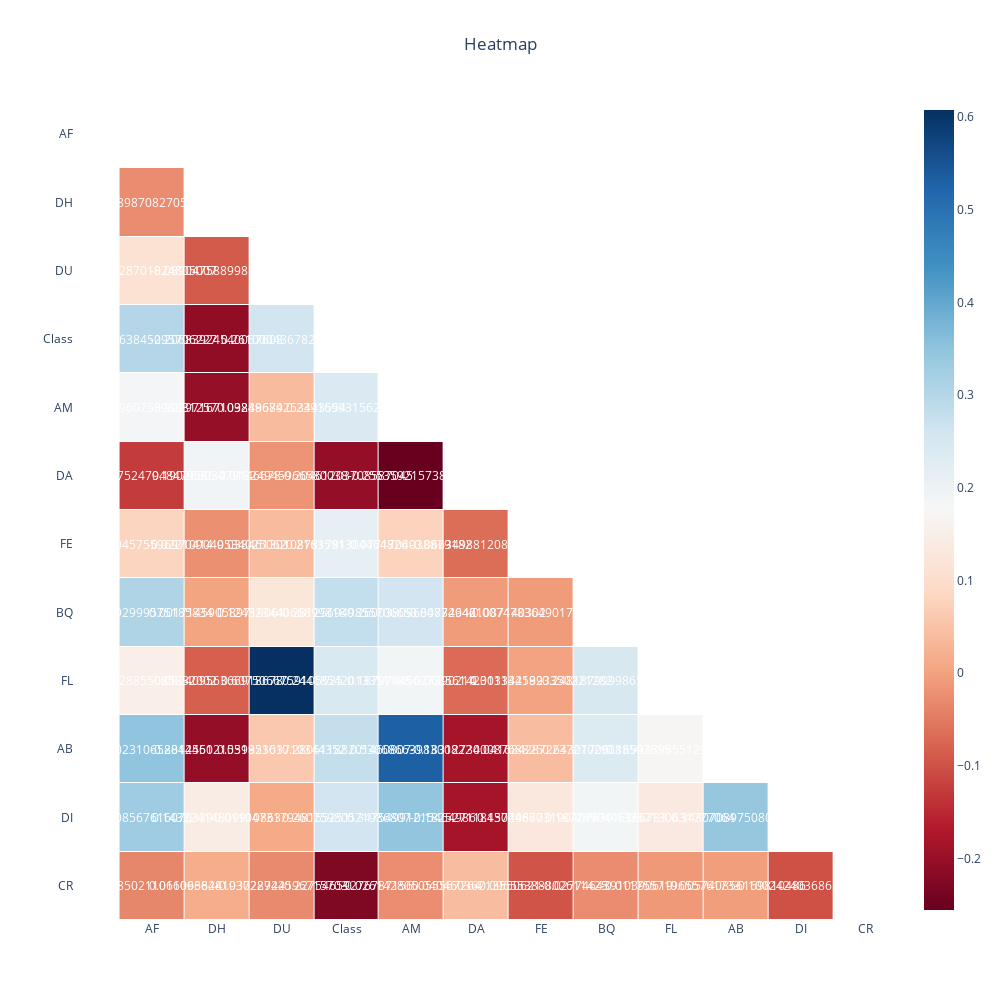

The code cell stored with this chart in its notebook:
### Code cell
nice_corrs = []
cols = scaled_df_corr.columns
corr_sc = scaled_df_corr.corr()
for i in cols:
    corr_i_j = corr_sc[abs(corr_sc)>0.2].loc['Class',i]
    if not np.isnan(corr_i_j):
        nice_corrs.append(i)

corrstosee = list(set(nice_corrs))


df_corr = scaled_df_corr[corrstosee]
corr = df_corr.corr()
mask = np.triu(np.ones_like(corr, dtype=bool))
df_mask = corr.mask(mask)

fig = ff.create_annotated_heatmap(z=df_mask.to_numpy(), 
                                  x=df_mask.columns.tolist(),
                                  y=df_mask.columns.tolist(),
                                  colorscale=px.colors.diverging.RdBu,
                                  hoverinfo="none", #Shows hoverinfo for null values
                                  showscale=True, ygap=1, xgap=1
                                 )

fig.update_xaxes(side="bottom")

fig.update_layout(
    title_text='Heatmap', 
    title_x=0.5, 
    width=1000, 
    height=1000,
    xaxis_showgrid=False,
    yaxis_showgrid=False,
    xaxis_zeroline=False,
    yaxis_zeroline=False,
    yaxis_autorange='reversed',
    template='plotly_white'
)

# NaN values are not handled automatically and are displayed in the figure
# So we need to get rid of the text manually
for i in range(len(fig.layout.annotations)):
    if fig.layout.annotations[i].text == 'nan':
        fig.layout.annotations[i].text = ""

fig.show()

### Figure 1 — Plotly figure (JSON) as saved in the notebook; plotly's stock layout.template omitted (floating-point values rounded to 4 significant figures; data arrays with more than 128 entries replaced by an {"elided": "..."} marker saying what was removed)
{"data": [{"colorscale": [[0, "rgb(103,0,31)"], [0.1, "rgb(178,24,43)"], [0.2, "rgb(214,96,77)"], [0.3, "rgb(244,165,130)"], [0.4, "rgb(253,219,199)"], [0.5, "rgb(247,247,247)"], [0.6, "rgb(209,229,240)"], [0.7, "rgb(146,197,222)"], [0.8, "rgb(67,147,195)"], [0.9, "rgb(33,102,172)"], [1, "rgb(5,48,97)"]], "hoverinfo": "none", "reversescale": false, "showscale": true, "type": "heatmap", "x": ["AF", "DH", "DU", "Class", "AM", "DA", "FE", "BQ", "FL", "AB", "DI", "CR"], "xgap": 1, "y": ["AF", "DH", "DU", "Class", "AM", "DA", "FE", "BQ", "FL", "AB", "DI", "CR"], "ygap": 1, "z": {"elided": "12x12 float values"}}], "layout": {"annotations": [{"font": {"color": "#FFFFFF"}, "showarrow": false, "text": "", "x": "AF", "xref": "x", "y": "AF", "yref": "y"}, {"font": {"color": "#FFFFFF"}, "showarrow": false, "text": "", "x": "DH", "xref": "x", "y": "AF", "yref": "y"}, {"font": {"color": "#FFFFFF"}, "showarrow": false, "text": "", "x": "DU", "xref": "x", "y": "AF", "yref": "y"}, {"font": {"color": "#FFFFFF"}, "showarrow": false, "text": "", "x": "Class", "xref": "x", "y": "AF", "yref": "y"}, {"font": {"color": "#FFFFFF"}, "showarrow": false, "text": "", "x": "AM", "xref": "x", "y": "AF", "yref": "y"}, {"font": {"color": "#FFFFFF"}, "showarrow": false, "text": "", "x": "DA", "xref": "x", "y": "AF", "yref": "y"}, {"font": {"color": "#FFFFFF"}, "showarrow": false, "text": "", "x": "FE", "xref": "x", "y": "AF", "yref": "y"}, {"font": {"color": "#FFFFFF"}, "showarrow": false, "text": "", "x": "BQ", "xref": "x", "y": "AF", "yref": "y"}, {"font": {"color": "#FFFFFF"}, "showarrow": false, "text": "", "x": "FL", "xref": "x", "y": "AF", "yref": "y"}, {"font": {"color": "#FFFFFF"}, "showarrow": false, "text": "", "x": "AB", "xref": "x", "y": "AF", "yref": "y"}, {"font": {"color": "#FFFFFF"}, "showarrow": false, "text": "", "x": "DI", "xref": "x", "y": "AF", "yref": "y"}, {"font": {"color": "#FFFFFF"}, "showarrow": false, "text": "", "x": "CR", "xref": "x", "y": "AF", "yref": "y"}, {"font": {"color": "#FFFFFF"}, "showarrow": false, "text": "-0.027898708270576868", "x": "AF", "xref": "x", "y": "DH", "yref": "y"}, {"font": {"color": "#FFFFFF"}, "showarrow": false, "text": "", "x": "DH", "xref": "x", "y": "DH", "yref": "y"}, {"font": {"color": "#FFFFFF"}, "showarrow": false, "text": "", "x": "DU", "xref": "x", "y": "DH", "yref": "y"}, {"font": {"color": "#FFFFFF"}, "showarrow": false, "text": "", "x": "Class", "xref": "x", "y": "DH", "yref": "y"}, {"font": {"color": "#FFFFFF"}, "showarrow": false, "text": "", "x": "AM", "xref": "x", "y": "DH", "yref": "y"}, {"font": {"color": "#FFFFFF"}, "showarrow": false, "text": "", "x": "DA", "xref": "x", "y": "DH", "yref": "y"}, {"font": {"color": "#FFFFFF"}, "showarrow": false, "text": "", "x": "FE", "xref": "x", "y": "DH", "yref": "y"}, {"font": {"color": "#FFFFFF"}, "showarrow": false, "text": "", "x": "BQ", "xref": "x", "y": "DH", "yref": "y"}, {"font": {"color": "#FFFFFF"}, "showarrow": false, "text": "", "x": "FL", "xref": "x", "y": "DH", "yref": "y"}, {"font": {"color": "#FFFFFF"}, "showarrow": false, "text": "", "x": "AB", "xref": "x", "y": "DH", "yref": "y"}, {"font": {"color": "#FFFFFF"}, "showarrow": false, "text": "", "x": "DI", "xref": "x", "y": "DH", "yref": "y"}, {"font": {"color": "#FFFFFF"}, "showarrow": false, "text": "", "x": "CR", "xref": "x", "y": "DH", "yref": "y"}, {"font": {"color": "#FFFFFF"}, "showarrow": false, "text": "0.11028701824805007", "x": "AF", "xref": "x", "y": "DU", "yref": "y"}, {"font": {"color": "#FFFFFF"}, "showarrow": false, "text": "-0.08904758899856209", "x": "DH", "xref": "x", "y": "DU", "yref": "y"}, {"font": {"color": "#FFFFFF"}, "showarrow": false, "text": "", "x": "DU", "xref": "x", "y": "DU", "yref": "y"}, {"font": {"color": "#FFFFFF"}, "showarrow": false, "text": "", "x": "Class", "xref": "x", "y": "DU", "yref": "y"}, {"font": {"color": "#FFFFFF"}, "showarrow": false, "text": "", "x": "AM", "xref": "x", "y": "DU", "yref": "y"}, {"font": {"color": "#FFFFFF"}, "showarrow": false, "text": "", "x": "DA", "xref": "x", "y": "DU", "yref": "y"}, {"font": {"color": "#FFFFFF"}, "showarrow": false, "text": "", "x": "FE", "xref": "x", "y": "DU", "yref": "y"}, {"font": {"color": "#FFFFFF"}, "showarrow": false, "text": "", "x": "BQ", "xref": "x", "y": "DU", "yref": "y"}, {"font": {"color": "#FFFFFF"}, "showarrow": false, "text": "", "x": "FL", "xref": "x", "y": "DU", "yref": "y"}, {"font": {"color": "#FFFFFF"}, "showarrow": false, "text": "", "x": "AB", "xref": "x", "y": "DU", "yref": "y"}, {"font": {"color": "#FFFFFF"}, "showarrow": false, "text": "", "x": "DI", "xref": "x", "y": "DU", "yref": "y"}, {"font": {"color": "#FFFFFF"}, "showarrow": false, "text": "", "x": "CR", "xref": "x", "y": "DU", "yref": "y"}, {"font": {"color": "#FFFFFF"}, "showarrow": false, "text": "0.30263845295706227", "x": "AF", "xref": "x", "y": "Class", "yref": "y"}, {"font": {"color": "#FFFFFF"}, "showarrow": false, "text": "-0.20683924540057608", "x": "DH", "xref": "x", "y": "Class", "yref": "y"}, {"font": {"color": "#FFFFFF"}, "showarrow": false, "text": "0.2610004367827833", "x": "DU", "xref": "x", "y": "Class", "yref": "y"}, {"font": {"color": "#FFFFFF"}, "showarrow": false, "text": "", "x": "Class", "xref": "x", "y": "Class", "yref": "y"}, {"font": {"color": "#FFFFFF"}, "showarrow": false, "text": "", "x": "AM", "xref": "x", "y": "Class", "yref": "y"}, {"font": {"color": "#FFFFFF"}, "showarrow": false, "text": "", "x": "DA", "xref": "x", "y": "Class", "yref": "y"}, {"font": {"color": "#FFFFFF"}, "showarrow": false, "text": "", "x": "FE", "xref": "x", "y": "Class", "yref": "y"}, {"font": {"color": "#FFFFFF"}, "showarrow": false, "text": "", "x": "BQ", "xref": "x", "y": "Class", "yref": "y"}, {"font": {"color": "#FFFFFF"}, "showarrow": false, "text": "", "x": "FL", "xref": "x", "y": "Class", "yref": "y"}, {"font": {"color": "#FFFFFF"}, "showarrow": false, "text": "", "x": "AB", "xref": "x", "y": "Class", "yref": "y"}, {"font": {"color": "#FFFFFF"}, "showarrow": false, "text": "", "x": "DI", "xref": "x", "y": "Class", "yref": "y"}, {"font": {"color": "#FFFFFF"}, "showarrow": false, "text": "", "x": "CR", "xref": "x", "y": "Class", "yref": "y"}, {"font": {"color": "#FFFFFF"}, "showarrow": false, "text": "0.18396075896831257", "x": "AF", "xref": "x", "y": "AM", "yref": "y"}, {"font": {"color": "#FFFFFF"}, "showarrow": false, "text": "-0.20297167109289674", "x": "DH", "xref": "x", "y": "AM", "yref": "y"}, {"font": {"color": "#FFFFFF"}, "showarrow": false, "text": "0.03848689253443554", "x": "DU", "xref": "x", "y": "AM", "yref": "y"}, {"font": {"color": "#FFFFFF"}, "showarrow": false, "text": "0.2391699315624165", "x": "Class", "xref": "x", "y": "AM", "yref": "y"}, {"font": {"color": "#FFFFFF"}, "showarrow": false, "text": "", "x": "AM", "xref": "x", "y": "AM", "yref": "y"}, {"font": {"color": "#FFFFFF"}, "showarrow": false, "text": "", "x": "DA", "xref": "x", "y": "AM", "yref": "y"}, {"font": {"color": "#FFFFFF"}, "showarrow": false, "text": "", "x": "FE", "xref": "x", "y": "AM", "yref": "y"}, {"font": {"color": "#FFFFFF"}, "showarrow": false, "text": "", "x": "BQ", "xref": "x", "y": "AM", "yref": "y"}, {"font": {"color": "#FFFFFF"}, "showarrow": false, "text": "", "x": "FL", "xref": "x", "y": "AM", "yref": "y"}, {"font": {"color": "#FFFFFF"}, "showarrow": false, "text": "", "x": "AB", "xref": "x", "y": "AM", "yref": "y"}, {"font": {"color": "#FFFFFF"}, "showarrow": false, "text": "", "x": "DI", "xref": "x", "y": "AM", "yref": "y"}, {"font": {"color": "#FFFFFF"}, "showarrow": false, "text": "", "x": "CR", "xref": "x", "y": "AM", "yref": "y"}, {"font": {"color": "#FFFFFF"}, "showarrow": false, "text": "-0.1275247948479586", "x": "AF", "xref": "x", "y": "DA", "yref": "y"}, {"font": {"color": "#FFFFFF"}, "showarrow": false, "text": "0.19026803479146678", "x": "DH", "xref": "x", "y": "DA", "yref": "y"}, {"font": {"color": "#FFFFFF"}, "showarrow": false, "text": "-0.01824945966580038", "x": "DU", "xref": "x", "y": "DA", "yref": "y"}, {"font": {"color": "#FFFFFF"}, "showarrow": false, "text": "-0.20461203708587045", "x": "Class", "xref": "x", "y": "DA", "yref": "y"}, {"font": {"color": "#FFFFFF"}, "showarrow": false, "text": "-0.2553592157386955", "x": "AM", "xref": "x", "y": "DA", "yref": "y"}, {"font": {"color": "#FFFFFF"}, "showarrow": false, "text": "", "x": "DA", "xref": "x", "y": "DA", "yref": "y"}, {"font": {"color": "#FFFFFF"}, "showarrow": false, "text": "", "x": "FE", "xref": "x", "y": "DA", "yref": "y"}, {"font": {"color": "#FFFFFF"}, "showarrow": false, "text": "", "x": "BQ", "xref": "x", "y": "DA", "yref": "y"}, {"font": {"color": "#FFFFFF"}, "showarrow": false, "text": "", "x": "FL", "xref": "x", "y": "DA", "yref": "y"}, {"font": {"color": "#FFFFFF"}, "showarrow": false, "text": "", "x": "AB", "xref": "x", "y": "DA", "yref": "y"}, {"font": {"color": "#FFFFFF"}, "showarrow": false, "text": "", "x": "DI", "xref": "x", "y": "DA", "yref": "y"}, {"font": {"color": "#FFFFFF"}, "showarrow": false, "text": "", "x": "CR", "xref": "x", "y": "DA", "yref": "y"}, {"font": {"color": "#FFFFFF"}, "showarrow": false, "text": "0.0804575596970414", "x": "AF", "xref": "x", "y": "FE", "yref": "y"}, {"font": {"color": "#FFFFFF"}, "showarrow": false, "text": "-0.022109049534025062", "x": "DH", "xref": "x", "y": "FE", "yref": "y"}, {"font": {"color": "#FFFFFF"}, "showarrow": false, "text": "0.03846130108781781", "x": "DU", "xref": "x", "y": "FE", "yref": "y"}, {"font": {"color": "#FFFFFF"}, "showarrow": false, "text": "0.2163591304464826", "x": "Class", "xref": "x", "y": "FE", "yref": "y"}, {"font": {"color": "#FFFFFF"}, "showarrow": false, "text": "0.0771704038879182", "x": "AM", "xref": "x", "y": "FE", "yref": "y"}, {"font": {"color": "#FFFFFF"}, "showarrow": false, "text": "-0.06634988120861691", "x": "DA", "xref": "x", "y": "FE", "yref": "y"}, {"font": {"color": "#FFFFFF"}, "showarrow": false, "text": "", "x": "FE", "xref": "x", "y": "FE", "yref": "y"}, {"font": {"color": "#FFFFFF"}, "showarrow": false, "text": "", "x": "BQ", "xref": "x", "y": "FE", "yref": "y"}, {"font": {"color": "#FFFFFF"}, "showarrow": false, "text": "", "x": "FL", "xref": "x", "y": "FE", "yref": "y"}, {"font": {"color": "#FFFFFF"}, "showarrow": false, "text": "", "x": "AB", "xref": "x", "y": "FE", "yref": "y"}, {"font": {"color": "#FFFFFF"}, "showarrow": false, "text": "", "x": "DI", "xref": "x", "y": "FE", "yref": "y"}, {"font": {"color": "#FFFFFF"}, "showarrow": false, "text": "", "x": "CR", "xref": "x", "y": "FE", "yref": "y"}, {"font": {"color": "#FFFFFF"}, "showarrow": false, "text": "0.3092999575185834", "x": "AF", "xref": "x", "y": "BQ", "yref": "y"}, {"font": {"color": "#FFFFFF"}, "showarrow": false, "text": "0.001714590589719061", "x": "DH", "xref": "x", "y": "BQ", "yref": "y"}, {"font": {"color": "#FFFFFF"}, "showarrow": false, "text": "0.12432344066899818", "x": "DU", "xref": "x", "y": "BQ", "yref": "y"}, {"font": {"color": "#FFFFFF"}, "showarrow": false, "text": "0.28125694985570665", "x": "Class", "xref": "x", "y": "BQ", "yref": "y"}, {"font": {"color": "#FFFFFF"}, "showarrow": false, "text": "0.26003809684734946", "x": "AM", "xref": "x", "y": "BQ", "yref": "y"}, {"font": {"color": "#FFFFFF"}, "showarrow": false, "text": "-0.008726421087140302", "x": "DA", "xref": "x", "y": "BQ", "yref": "y"}, {"font": {"color": "#FFFFFF"}, "showarrow": false, "text": "-0.0074783649017085615", "x": "FE", "xref": "x", "y": "BQ", "yref": "y"}, {"font": {"color": "#FFFFFF"}, "showarrow": false, "text": "", "x": "BQ", "xref": "x", "y": "BQ", "yref": "y"}, {"font": {"color": "#FFFFFF"}, "showarrow": false, "text": "", "x": "FL", "xref": "x", "y": "BQ", "yref": "y"}, {"font": {"color": "#FFFFFF"}, "showarrow": false, "text": "", "x": "AB", "xref": "x", "y": "BQ", "yref": "y"}, {"font": {"color": "#FFFFFF"}, "showarrow": false, "text": "", "x": "DI", "xref": "x", "y": "BQ", "yref": "y"}, {"font": {"color": "#FFFFFF"}, "showarrow": false, "text": "", "x": "CR", "xref": "x", "y": "BQ", "yref": "y"}, {"font": {"color": "#FFFFFF"}, "showarrow": false, "text": "0.14828855085832002", "x": "AF", "xref": "x", "y": "FL", "yref": "y"}, {"font": {"color": "#FFFFFF"}, "showarrow": false, "text": "-0.08240956366918678", "x": "DH", "xref": "x", "y": "FL", "yref": "y"}, {"font": {"color": "#FFFFFF"}, "showarrow": false, "text": "0.6075066759105525", "x": "DU", "xref": "x", "y": "FL", "yref": "y"}, {"font": {"color": "#FFFFFF"}, "showarrow": false, "text": "0.24418542013351188", "x": "Class", "xref": "x", "y": "FL", "yref": "y"}, {"font": {"color": "#FFFFFF"}, "showarrow": false, "text": "0.18797445627390214", "x": "AM", "xref": "x", "y": "FL", "yref": "y"}, {"font": {"color": "#FFFFFF"}, "showarrow": false, "text": "-0.06856142313342192", "x": "DA", "xref": "x", "y": "FL", "yref": "y"}, {"font": {"color": "#FFFFFF"}, "showarrow": false, "text": "0.0011345893350221282", "x": "FE", "xref": "x", "y": "FL", "yref": "y"}, {"font": {"color": "#FFFFFF"}, "showarrow": false, "text": "0.24818799998651256", "x": "BQ", "xref": "x", "y": "FL", "yref": "y"}, {"font": {"color": "#FFFFFF"}, "showarrow": false, "text": "", "x": "FL", "xref": "x", "y": "FL", "yref": "y"}, {"font": {"color": "#FFFFFF"}, "showarrow": false, "text": "", "x": "AB", "xref": "x", "y": "FL", "yref": "y"}, {"font": {"color": "#FFFFFF"}, "showarrow": false, "text": "", "x": "DI", "xref": "x", "y": "FL", "yref": "y"}, {"font": {"color": "#FFFFFF"}, "showarrow": false, "text": "", "x": "CR", "xref": "x", "y": "FL", "yref": "y"}, {"font": {"color": "#FFFFFF"}, "showarrow": false, "text": "0.3502310658812551", "x": "AF", "xref": "x", "y": "AB", "yref": "y"}, {"font": {"color": "#FFFFFF"}, "showarrow": false, "text": "-0.20444602153195363", "x": "DH", "xref": "x", "y": "AB", "yref": "y"}, {"font": {"color": "#FFFFFF"}, "showarrow": false, "text": "0.05982101710344352", "x": "DU", "xref": "x", "y": "AB", "yref": "y"}, {"font": {"color": "#FFFFFF"}, "showarrow": false, "text": "0.28061188201460807", "x": "Class", "xref": "x", "y": "AB", "yref": "y"}, {"font": {"color": "#FFFFFF"}, "showarrow": false, "text": "0.5306866398300822", "x": "AM", "xref": "x", "y": "AB", "yref": "y"}, {"font": {"color": "#FFFFFF"}, "showarrow": false, "text": "-0.18312734008768825", "x": "DA", "xref": "x", "y": "AB", "yref": "y"}, {"font": {"color": "#FFFFFF"}, "showarrow": false, "text": "0.041684287264301706", "x": "FE", "xref": "x", "y": "AB", "yref": "y"}, {"font": {"color": "#FFFFFF"}, "showarrow": false, "text": "0.23727029088502655", "x": "BQ", "xref": "x", "y": "AB", "yref": "y"}, {"font": {"color": "#FFFFFF"}, "showarrow": false, "text": "0.16993398551297176", "x": "FL", "xref": "x", "y": "AB", "yref": "y"}, {"font": {"color": "#FFFFFF"}, "showarrow": false, "text": "", "x": "AB", "xref": "x", "y": "AB", "yref": "y"}, {"font": {"color": "#FFFFFF"}, "showarrow": false, "text": "", "x": "DI", "xref": "x", "y": "AB", "yref": "y"}, {"font": {"color": "#FFFFFF"}, "showarrow": false, "text": "", "x": "CR", "xref": "x", "y": "AB", "yref": "y"}, {"font": {"color": "#FFFFFF"}, "showarrow": false, "text": "0.3308567616070339", "x": "AF", "xref": "x", "y": "DI", "yref": "y"}, {"font": {"color": "#FFFFFF"}, "showarrow": false, "text": "0.14322414809910863", "x": "DH", "xref": "x", "y": "DI", "yref": "y"}, {"font": {"color": "#FFFFFF"}, "showarrow": false, "text": "0.011047317948155251", "x": "DU", "xref": "x", "y": "DI", "yref": "y"}, {"font": {"color": "#FFFFFF"}, "showarrow": false, "text": "0.26075980571986807", "x": "Class", "xref": "x", "y": "DI", "yref": "y"}, {"font": {"color": "#FFFFFF"}, "showarrow": false, "text": "0.34754991215464986", "x": "AM", "xref": "x", "y": "DI", "yref": "y"}, {"font": {"color": "#FFFFFF"}, "showarrow": false, "text": "-0.18252711845724867", "x": "DA", "xref": "x", "y": "DI", "yref": "y"}, {"font": {"color": "#FFFFFF"}, "showarrow": false, "text": "0.13049670319040763", "x": "FE", "xref": "x", "y": "DI", "yref": "y"}, {"font": {"color": "#FFFFFF"}, "showarrow": false, "text": "0.1872890446366733", "x": "BQ", "xref": "x", "y": "DI", "yref": "y"}, {"font": {"color": "#FFFFFF"}, "showarrow": false, "text": "0.13387130631777064", "x": "FL", "xref": "x", "y": "DI", "yref": "y"}, {"font": {"color": "#FFFFFF"}, "showarrow": false, "text": "0.34307089750806746", "x": "AB", "xref": "x", "y": "DI", "yref": "y"}, {"font": {"color": "#FFFFFF"}, "showarrow": false, "text": "", "x": "DI", "xref": "x", "y": "DI", "yref": "y"}, {"font": {"color": "#FFFFFF"}, "showarrow": false, "text": "", "x": "CR", "xref": "x", "y": "DI", "yref": "y"}, {"font": {"color": "#FFFFFF"}, "showarrow": false, "text": "-0.035850211061093644", "x": "AF", "xref": "x", "y": "CR", "yref": "y"}, {"font": {"color": "#FFFFFF"}, "showarrow": false, "text": "0.016066828193722942", "x": "DH", "xref": "x", "y": "CR", "yref": "y"}, {"font": {"color": "#FFFFFF"}, "showarrow": false, "text": "-0.03028724596715703", "x": "DU", "xref": "x", "y": "CR", "yref": "y"}, {"font": {"color": "#FFFFFF"}, "showarrow": false, "text": "-0.22754659276787156", "x": "Class", "xref": "x", "y": "CR", "yref": "y"}, {"font": {"color": "#FFFFFF"}, "showarrow": false, "text": "-0.026142805055567264", "x": "AM", "xref": "x", "y": "CR", "yref": "y"}, {"font": {"color": "#FFFFFF"}, "showarrow": false, "text": "0.04046036713550621", "x": "DA", "xref": "x", "y": "CR", "yref": "y"}, {"font": {"color": "#FFFFFF"}, "showarrow": false, "text": "-0.09655388802611425", "x": "FE", "xref": "x", "y": "CR", "yref": "y"}, {"font": {"color": "#FFFFFF"}, "showarrow": false, "text": "-0.02774643910390619", "x": "BQ", "xref": "x", "y": "CR", "yref": "y"}, {"font": {"color": "#FFFFFF"}, "showarrow": false, "text": "-0.011755719655761733", "x": "FL", "xref": "x", "y": "CR", "yref": "y"}, {"font": {"color": "#FFFFFF"}, "showarrow": false, "text": "-0.005740856169810486", "x": "AB", "xref": "x", "y": "CR", "yref": "y"}, {"font": {"color": "#FFFFFF"}, "showarrow": false, "text": "-0.10024240368659937", "x": "DI", "xref": "x", "y": "CR", "yref": "y"}, {"font": {"color": "#FFFFFF"}, "showarrow": false, "text": "", "x": "CR", "xref": "x", "y": "CR", "yref": "y"}], "height": 1000, "title": {"text": "Heatmap", "x": 0.5}, "width": 1000, "xaxis": {"dtick": 1, "gridcolor": "rgb(0, 0, 0)", "showgrid": false, "side": "bottom", "ticks": "", "zeroline": false}, "yaxis": {"autorange": "reversed", "dtick": 1, "showgrid": false, "ticks": "", "ticksuffix": "  ", "zeroline": false}}}
